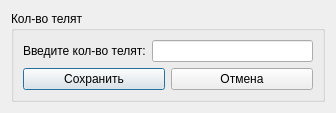
<?xml version="1.0" encoding="UTF-8"?>
<ui version="4.0">
 <class>table_form_1_2_otel_add_calves_Dialog</class>
 <widget class="QDialog" name="table_form_1_2_otel_add_calves_Dialog">
  <property name="geometry">
   <rect>
    <x>0</x>
    <y>0</y>
    <width>336</width>
    <height>110</height>
   </rect>
  </property>
  <property name="windowTitle">
   <string>Dialog</string>
  </property>
  <layout class="QVBoxLayout" name="verticalLayout_2">
   <item>
    <widget class="QGroupBox" name="groupBox">
     <property name="title">
      <string>Кол-во телят</string>
     </property>
     <layout class="QVBoxLayout" name="verticalLayout">
      <item>
       <layout class="QHBoxLayout" name="horizontalLayout">
        <item>
         <widget class="QLabel" name="label">
          <property name="text">
           <string>Введите кол-во телят:</string>
          </property>
         </widget>
        </item>
        <item>
         <widget class="QLineEdit" name="lineEdit_number_calves"/>
        </item>
       </layout>
      </item>
      <item>
       <layout class="QHBoxLayout" name="horizontalLayout_2">
        <item>
         <widget class="QPushButton" name="pushButton_save">
          <property name="text">
           <string>Сохранить</string>
          </property>
         </widget>
        </item>
        <item>
         <widget class="QPushButton" name="pushButton_cancel">
          <property name="text">
           <string>Отмена</string>
          </property>
         </widget>
        </item>
       </layout>
      </item>
     </layout>
    </widget>
   </item>
  </layout>
 </widget>
 <resources/>
 <connections/>
</ui>
